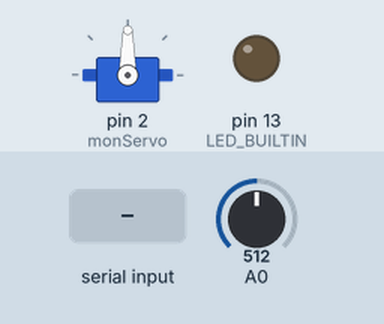
Bench run of a sketch on a simulated Arduino Uno, built with avr-gcc and run on an emulated ATmega328P. On the bench: servo, output pins drawn as LEDs (lit = HIGH). The test bench sets the inputs (shaded band); at power-on: A0 = 512. What the sketch prints to the serial monitor is not drawn.

Above: at 1.2 s.
1.3 s: byte 0 (0) received over Serial
At 2.5 s:
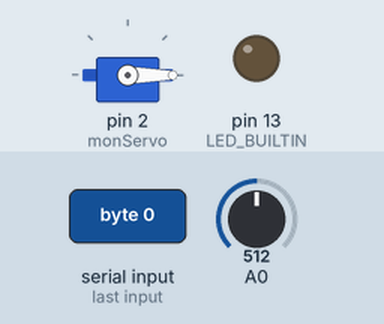
2.8 s: byte 1 (1) received over Serial
At 3.8 s:
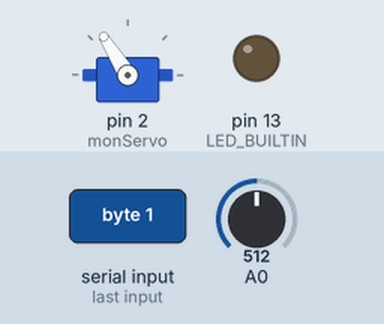
4.3 s: byte 2 (2) received over Serial
At 5.1 s:
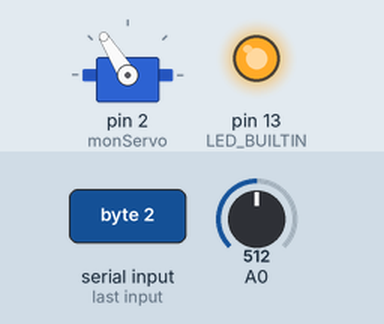
Timing chart, 0 to 7.3 s (numbered marks = the images above; inputs shaded):
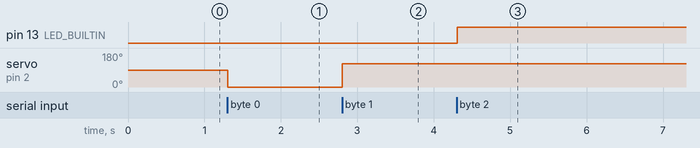

Measured:
- after the input at 1.3 s, servo on pin 2 (monServo): 90° → 0° at once
- after the input at 2.8 s, servo on pin 2 (monServo): 0° → 122° at once
- after the input at 4.3 s, pin 13 (LED_BUILTIN): LOW → HIGH at once

The sketch:

sketch_mar24a.ino
```cpp
/*
programme commandant une roue à énergie cinétique a l'aide d'un servo moteur pour le challenge course en cours.
Une application sur smartphone envoi via une liaison bluetooth un signal sur un octet ici une valeur allant de 0 à 3
La roue en position basse permet d'empecher celle-ci d'etre au contact de la piste c'est la valeur par défaut
La roue en position normale entre en contact avec la piste et entraine la voiture
le pillotage des leds permets de prouver une communication entre l'application android et la carte arduino en cas de défaillance du moteur
l'application android a été conçu a l'aide de appinventor https://appinventor.mit.edu/
*/


#include <Servo.h>
  Servo monServo;
  int angle;
  int btsignal;
  int val;
  byte valeurX;
void setup() {
  monServo.attach(2,350,2450);
  Serial.begin(9600);
  pinMode(LED_BUILTIN, OUTPUT);
}

void loop() { // code qui se repete
 // partie reception de donnees du moteur
val = analogRead(A0); // lecture de la valeur envoyer par le moteur
val = val/5 ;// division par 5 pour que la valeur soit inferieur à 255
valeurX = val;// troncature de la valeur de val a un octet
 delay(100);
 Serial.write (valeurX);

 //partie reception de donnes de l'application.
 if (Serial.available() > 0) {
 btsignal=Serial.read();
 /*lecture des valeurs recu sur les portsseries par le module bluetooth */
   if(btsignal == 0){// si le signal vaut 0 la roue est mise en position basse
    angle-110; // roue basse
    monServo.write(angle);// envoi de la demande au servo moteur
   }
   else if(btsignal == 1) { // sinon si le signal vaut 1 la roue en position normale
       angle =122;// roue en position nomale
      monServo.write(angle);// envoi de la demande au servo moteur
   }
   else if(btsignal == 2) {// sinon si le signal vaut 2 allumer la led integre a la carte
 digitalWrite(LED_BUILTIN, HIGH);// commande allumer la led
   }
   else if(btsignal == 3) {// sinon si le signal vaut 3 eteindre la led integre a la carte
 digitalWrite(LED_BUILTIN, LOW);// commande allumer la led
   }
}
}
```
